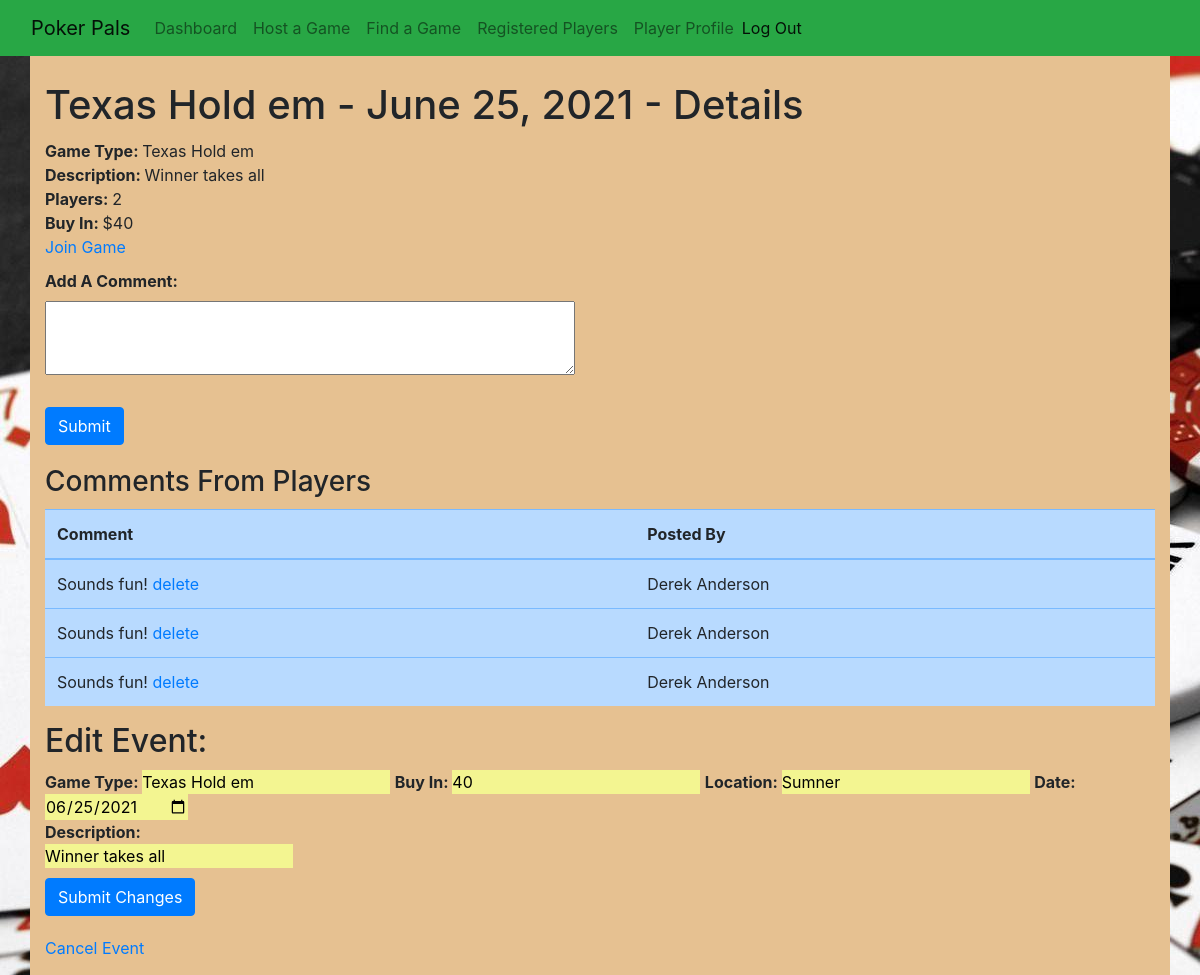
The app's page /event/1 (signed in), older data.
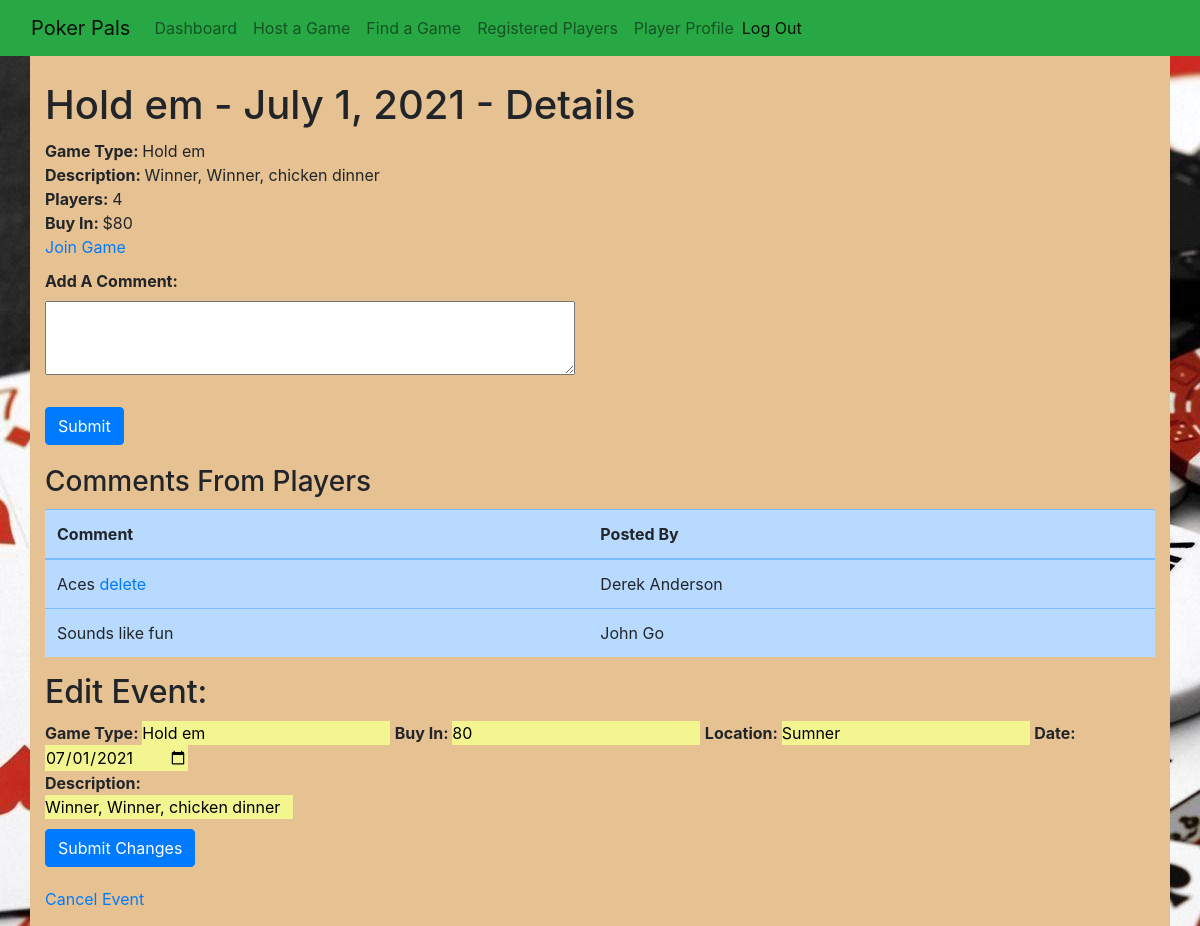
The same page, newer data.
### poker_app/models.py (models this page shows, shortened)
class Game(models.Model):
    game_type = models.CharField(max_length=255)
    buy_in = models.CharField(max_length=45)
    location = models.CharField(max_length=255)
    date = models.DateField()
    host = models.ForeignKey(User, related_name='host', on_delete=models.CASCADE)
    poker_players = models.ManyToManyField(User, related_name='poker_players')
    description = models.TextField()
    created_at = models.DateTimeField(auto_now_add=True)
    updated_at = models.DateTimeField(auto_now=True)
    def dateview(self):
        return '{}'.format(self.date)
    objects = EventManager()

class Comment(models.Model):
    comment = models.CharField(max_length=255)
    poster = models.ForeignKey(User, related_name='user_comments', on_delete=models.CASCADE)
    game_message = models.ForeignKey(Game, related_name="game_comments", on_delete=models.CASCADE)

class User(models.Model):
    first_name = models.CharField(max_length=45)
    last_name = models.CharField(max_length=45)
    birthdate = models.DateField()
    email = models.EmailField(unique=True)
    password = models.CharField(max_length=255)
    created_at = models.DateTimeField(auto_now_add=True)
    updated_at = models.DateTimeField(auto_now=True)
    objects = LoginManager()
    @property
    def full_name(self):
        return '{} {}'.format(self.first_name, self.last_name)

### poker_app/views.py (the view)
# urls.py: path('event/<int:game_id>', views.event),
def event(request, game_id):
    if 'user_id' not in request.session:
        messages.error(request, "You must be logged in to view this page!")
        return redirect('/')
    game = Game.objects.get(id=game_id)
    context = {
        'game': game,
        'games': Game.objects.all(),
        'comments': Comment.objects.all(),
        'users': User.objects.all(),
    }
    return render(request, 'event.html', context)

### poker_app/templates/event.html (shortened to what the changed rows need)
<!DOCTYPE html>
<html lang="en">
    <head>
        <link
            href="https://stackpath.bootstrapcdn.com/bootstrap/4.5.0/css/bootstrap.min.css"
            rel="stylesheet"
        />
        {% load static %}
        <link rel="stylesheet" href="{% static 'css/style.css' %}" />
    </head>
    <body>
        <div class="container">
            <div class="row">
                <div class="col-sm">
                    <h1>{{ game.game_type }} - {{ game.date }} - Details</h1>
                    <p><strong>Game Type: </strong> {{ game.game_type }}</p>
                    <p><strong>Description: </strong> {{ game.description }}</p>
                    <p><strong>Players: </strong> {{ game.poker_players.count }}</p>
                    <p><strong>Buy In: </strong> ${{ game.buy_in }}</p>
                    <a href="/join/{{game.id}}">Join Game</a>
                    <div>
                        <form action="/comment/{{ game.id }}" method="post">
                        </form>
                    </div>
                    <div>
                        <h3>Comments From Players</h3>
                        <div>
                            <table class="table table-primary">
                                <thead>
                                    <tr>
                                        <th>Comment</th>
                                        <th>Posted By</th>
                                    </tr>
                                </thead>
                                <tbody>
                                    {% for comment in comments %}{% if game.id == comment.game_message.id %}
                                    <tr>
                                        <td>
                                            {{ comment.comment }} {% if request.session.user_id == comment.poster.id %}
                                            <a href="/delete_comment/{{comment.id}}">delete</a>
                                            {% endif %}
                                        </td>
                                        <td>{{ comment.poster.full_name }}</td>
                                    </tr>
                                    {% endif %}{% endfor %}
                                </tbody>
                            </table>
                        </div>
                    </div>
                    {% if request.session.user_id == game.host.id %}
                    <h2>Edit Event:</h2>
                    <form action="/event/edit/{{game.id}}" method="POST">
                        {% csrf_token %} <strong>Game Type: </strong><input type="text" name="game_type" value="{{game.game_type}}" />
                        <strong>Buy In: </strong>
                        <input type="text" name="buy_in" value="{{game.buy_in}}" />
                        <strong>Location: </strong><input type="text" name="location" value="{{game.location}}" /> <strong>Date: </strong
                        ><input type="date" name="date" value="{{game.dateview}}" />
                        <div>
                            <strong>Description: </strong>
                        </div>
                        <input type="textarea" name="description" value="{{game.description}}" />
                        <div>
                            <button class="btn btn-primary">Submit Changes</button>
                        </div>
                    </form>
                    <a href="/delete/{{game.id}}">Cancel Event</a>
                    {% endif %}
                </div>
            </div>
        </div>
    </body>
</html>

Row changes from the older to the newer data that the page shows:
removed Comment: comment "Sounds fun!", poster.full_name "Derek Anderson"
changed Game "Sumner": game_type "Texas Hold em" → "Hold em"; date "June 25, 2021" → "July 1, 2021"; description "Winner takes all" → "Winner, Winner, chicken dinner"; poker_players.count "2" → "4"; buy_in "40" → "80"; date "06/25/2021" → "07/01/2021"
changed Comment "Derek Anderson": comment "Sounds fun!" → "Aces"
changed Comment: comment "Sounds fun!" → "Sounds like fun"; poster.full_name "Derek Anderson" → "John Go"; no longer shows "delete"
